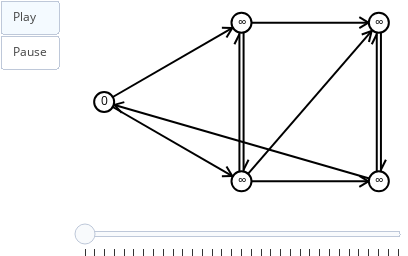

Source (notebook cell):
### Code cell
from math import inf, isinf

frames = [] 
s = 0

red = (255, 0, 0)
blue = (0, 0, 255)
green = (0,255,0)
white = (255,255,255)

#inicializa a fila de prioridade
q = Heap(g)

#para cada nó n
for n in g.nodes:
    
    #atribui infinito para todos os nós
    g.nodes[n]['d'] = inf
    g.nodes[n]['label'] = g.nodes[n]['d']
    
    #coloque n em h
    q.put(n)

#zera o node origem e arruma a fila
g.nodes[s]['d'] = 0
g.nodes[s]['label'] = 0
q.fix(s)

sn.reset_node_colors(g)
sn.reset_edge_colors(g)

snapshot(g, frames)

#nequanto a fila não está vazia
while not q.empty():
    
    #pega o nó de maior prioridade
    n = q.get()
    
    #para cada sucessor de n
    for m in g.neighbors(n):
        
        
        d = g.nodes[n]['d'] + g.edges[n,m]['c']
        
        g.edges[n,m]['color'] = red
        snapshot(g, frames)
        
        if g.nodes[m]['d'] > d:
            
            g.nodes[m]['color'] = green
            snapshot(g, frames)
            
            g.nodes[m]['d'] = d
            snapshot(g, frames)
            
            g.nodes[m]['color'] = white
            snapshot(g, frames)
            
            #conserta a fila, pois o valor de m mudou
            q.fix(m)
        
        sn.reset_edge_colors(g)
            
snapshot(g, frames)

sn.show_animation(frames)

### Figure 1 — Plotly figure (JSON) as saved in the notebook; plotly's stock layout.template omitted (floating-point values rounded to 4 significant figures)
{"data": [{"hoverinfo": "none", "line": {"color": "rgb(0, 0, 0)", "width": 2}, "mode": "lines", "x": [0, 0.5, null, 0.4664, 0.4454, null, 0.4664, 0.4286, null], "y": [0.5, 1, null, 0.9664, 0.9062, null, 0.9664, 0.9678, null]}, {"hoverinfo": "none", "line": {"color": "rgb(0, 0, 0)", "width": 2}, "mode": "lines", "x": [0, 0.5, null, 0.4664, 0.4286, null, 0.4664, 0.4454, null], "y": [0.5, 0, null, 0.03357, 0.03224, null, 0.03357, 0.09382, null]}, {"hoverinfo": "none", "line": {"color": "rgb(0, 0, 0)", "width": 2}, "mode": "lines", "x": [0.5, 1, null, 0.9621, 0.9289, null, 0.9621, 0.9289, null], "y": [1, 1, null, 1, 0.9653, null, 1, 1.035, null]}, {"hoverinfo": "none", "line": {"color": "rgb(0, 0, 0)", "width": 2}, "mode": "lines", "x": [0.5076, 0.5076, null, 0.5076, 0.5257, null], "y": [1, 0, null, 0.07246, 0.1361, null]}, {"hoverinfo": "none", "line": {"color": "rgb(0, 0, 0)", "width": 2}, "mode": "lines", "x": [1.008, 1.008, null, 1.008, 1.026, null], "y": [1, 0, null, 0.07246, 0.1361, null]}, {"hoverinfo": "none", "line": {"color": "rgb(0, 0, 0)", "width": 2}, "mode": "lines", "x": [0.4924, 0.4924, null, 0.4924, 0.4743, null], "y": [0, 1, null, 0.9275, 0.8639, null]}, {"hoverinfo": "none", "line": {"color": "rgb(0, 0, 0)", "width": 2}, "mode": "lines", "x": [0.5, 1, null, 0.9738, 0.964, null, 0.9738, 0.9377, null], "y": [0, 1, null, 0.9476, 0.8777, null, 0.9476, 0.9257, null]}, {"hoverinfo": "none", "line": {"color": "rgb(0, 0, 0)", "width": 2}, "mode": "lines", "x": [0.5, 1, null, 0.9621, 0.9289, null, 0.9621, 0.9289, null], "y": [0, 0, null, 0, -0.03474, null, 0, 0.03474, null]}, {"hoverinfo": "none", "line": {"color": "rgb(0, 0, 0)", "width": 2}, "mode": "lines", "x": [1, 0, null, 0.03665, 0.0734, null, 0.03665, 0.06422, null], "y": [0, 0.5, null, 0.4817, 0.4992, null, 0.4817, 0.432, null]}, {"hoverinfo": "none", "line": {"color": "rgb(0, 0, 0)", "width": 2}, "mode": "lines", "x": [0.9924, 0.9924, null, 0.9924, 0.9743, null], "y": [0, 1, null, 0.9275, 0.8639, null]}, {"hoverinfo": "none", "marker": {"color": "rgb(255, 255, 255)", "line": {"color": "rgb(0, 0, 0)", "width": 2}, "size": 20}, "mode": "markers+text", "text": ["0"], "textfont": {"color": "rgb(0, 0, 0)"}, "textposition": "middle center", "x": [0], "y": [0.5]}, {"hoverinfo": "none", "marker": {"color": "rgb(255, 255, 255)", "line": {"color": "rgb(0, 0, 0)", "width": 2}, "size": 20}, "mode": "markers+text", "text": ["∞"], "textfont": {"color": "rgb(0, 0, 0)"}, "textposition": "middle center", "x": [0.5], "y": [1]}, {"hoverinfo": "none", "marker": {"color": "rgb(255, 255, 255)", "line": {"color": "rgb(0, 0, 0)", "width": 2}, "size": 20}, "mode": "markers+text", "text": ["∞"], "textfont": {"color": "rgb(0, 0, 0)"}, "textposition": "middle center", "x": [1], "y": [1]}, {"hoverinfo": "none", "marker": {"color": "rgb(255, 255, 255)", "line": {"color": "rgb(0, 0, 0)", "width": 2}, "size": 20}, "mode": "markers+text", "text": ["∞"], "textfont": {"color": "rgb(0, 0, 0)"}, "textposition": "middle center", "x": [0.5], "y": [0]}, {"hoverinfo": "none", "marker": {"color": "rgb(255, 255, 255)", "line": {"color": "rgb(0, 0, 0)", "width": 2}, "size": 20}, "mode": "markers+text", "text": ["∞"], "textfont": {"color": "rgb(0, 0, 0)"}, "textposition": "middle center", "x": [1], "y": [0]}], "layout": {"height": 256, "margin": {"b": 0, "l": 0, "r": 0, "t": 0}, "showlegend": false, "sliders": [{"currentvalue": {"visible": false}, "steps": [{"args": [[0], {"frame": {"redraw": false}, "mode": "immediate"}], "label": "", "method": "animate"}, {"args": [[1], {"frame": {"redraw": false}, "mode": "immediate"}], "label": "", "method": "animate"}, {"args": [[2], {"frame": {"redraw": false}, "mode": "immediate"}], "label": "", "method": "animate"}, {"args": [[3], {"frame": {"redraw": false}, "mode": "immediate"}], "label": "", "method": "animate"}, {"args": [[4], {"frame": {"redraw": false}, "mode": "immediate"}], "label": "", "method": "animate"}, {"args": [[5], {"frame": {"redraw": false}, "mode": "immediate"}], "label": "", "method": "animate"}, {"args": [[6], {"frame": {"redraw": false}, "mode": "immediate"}], "label": "", "method": "animate"}, {"args": [[7], {"frame": {"redraw": false}, "mode": "immediate"}], "label": "", "method": "animate"}, {"args": [[8], {"frame": {"redraw": false}, "mode": "immediate"}], "label": "", "method": "animate"}, {"args": [[9], {"frame": {"redraw": false}, "mode": "immediate"}], "label": "", "method": "animate"}, {"args": [[10], {"frame": {"redraw": false}, "mode": "immediate"}], "label": "", "method": "animate"}, {"args": [[11], {"frame": {"redraw": false}, "mode": "immediate"}], "label": "", "method": "animate"}, {"args": [[12], {"frame": {"redraw": false}, "mode": "immediate"}], "label": "", "method": "animate"}, {"args": [[13], {"frame": {"redraw": false}, "mode": "immediate"}], "label": "", "method": "animate"}, {"args": [[14], {"frame": {"redraw": false}, "mode": "immediate"}], "label": "", "method": "animate"}, {"args": [[15], {"frame": {"redraw": false}, "mode": "immediate"}], "label": "", "method": "animate"}, {"args": [[16], {"frame": {"redraw": false}, "mode": "immediate"}], "label": "", "method": "animate"}, {"args": [[17], {"frame": {"redraw": false}, "mode": "immediate"}], "label": "", "method": "animate"}, {"args": [[18], {"frame": {"redraw": false}, "mode": "immediate"}], "label": "", "method": "animate"}, {"args": [[19], {"frame": {"redraw": false}, "mode": "immediate"}], "label": "", "method": "animate"}, {"args": [[20], {"frame": {"redraw": false}, "mode": "immediate"}], "label": "", "method": "animate"}, {"args": [[21], {"frame": {"redraw": false}, "mode": "immediate"}], "label": "", "method": "animate"}, {"args": [[22], {"frame": {"redraw": false}, "mode": "immediate"}], "label": "", "method": "animate"}, {"args": [[23], {"frame": {"redraw": false}, "mode": "immediate"}], "label": "", "method": "animate"}, {"args": [[24], {"frame": {"redraw": false}, "mode": "immediate"}], "label": "", "method": "animate"}, {"args": [[25], {"frame": {"redraw": false}, "mode": "immediate"}], "label": "", "method": "animate"}, {"args": [[26], {"frame": {"redraw": false}, "mode": "immediate"}], "label": "", "method": "animate"}, {"args": [[27], {"frame": {"redraw": false}, "mode": "immediate"}], "label": "", "method": "animate"}, {"args": [[28], {"frame": {"redraw": false}, "mode": "immediate"}], "label": "", "method": "animate"}, {"args": [[29], {"frame": {"redraw": false}, "mode": "immediate"}], "label": "", "method": "animate"}, {"args": [[30], {"frame": {"redraw": false}, "mode": "immediate"}], "label": "", "method": "animate"}, {"args": [[31], {"frame": {"redraw": false}, "mode": "immediate"}], "label": "", "method": "animate"}, {"args": [[32], {"frame": {"redraw": false}, "mode": "immediate"}], "label": "", "method": "animate"}]}], "updatemenus": [{"buttons": [{"args": [null, {"frame": {"redraw": false}, "fromcurrent": true}], "label": "Play", "method": "animate"}, {"args": [[null], {"frame": {"redraw": false}, "mode": "immediate"}], "label": "Pause", "method": "animate"}], "showactive": true, "type": "buttons"}], "width": 408, "xaxis": {"showgrid": false, "showticklabels": false, "zeroline": false}, "yaxis": {"showgrid": false, "showticklabels": false, "zeroline": false}}}
